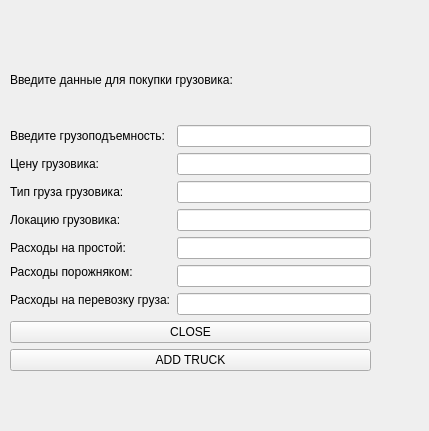
<?xml version="1.0" encoding="UTF-8"?>
<ui version="4.0">
 <class>Purchase_window</class>
 <widget class="QWidget" name="Purchase_window">
  <property name="geometry">
   <rect>
    <x>0</x>
    <y>0</y>
    <width>429</width>
    <height>431</height>
   </rect>
  </property>
  <property name="windowTitle">
   <string>Form</string>
  </property>
  <widget class="QWidget" name="">
   <property name="geometry">
    <rect>
     <x>10</x>
     <y>40</y>
     <width>361</width>
     <height>351</height>
    </rect>
   </property>
   <layout class="QVBoxLayout" name="verticalLayout_2">
    <item>
     <layout class="QVBoxLayout" name="verticalLayout">
      <item>
       <widget class="QLabel" name="label">
        <property name="text">
         <string>Введите данные для покупки грузовика:</string>
        </property>
       </widget>
      </item>
      <item>
       <layout class="QGridLayout" name="gridLayout">
        <item row="0" column="0">
         <widget class="QLabel" name="label_2">
          <property name="text">
           <string>Введите грузоподъемность:</string>
          </property>
         </widget>
        </item>
        <item row="0" column="1">
         <widget class="QLineEdit" name="capacity_edit"/>
        </item>
        <item row="1" column="0">
         <widget class="QLabel" name="label_3">
          <property name="text">
           <string>Цену грузовика:</string>
          </property>
         </widget>
        </item>
        <item row="1" column="1">
         <widget class="QLineEdit" name="price_edit"/>
        </item>
        <item row="2" column="0">
         <widget class="QLabel" name="label_4">
          <property name="text">
           <string>Тип груза грузовика:</string>
          </property>
         </widget>
        </item>
        <item row="2" column="1">
         <widget class="QLineEdit" name="cargo_type"/>
        </item>
        <item row="3" column="0">
         <widget class="QLabel" name="label_5">
          <property name="text">
           <string>Локацию грузовика:</string>
          </property>
         </widget>
        </item>
        <item row="3" column="1">
         <widget class="QLineEdit" name="cityedit"/>
        </item>
        <item row="4" column="0">
         <widget class="QLabel" name="label_6">
          <property name="text">
           <string>Расходы на простой:</string>
          </property>
         </widget>
        </item>
        <item row="4" column="1">
         <widget class="QLineEdit" name="lineEdit"/>
        </item>
        <item row="5" column="0">
         <widget class="QLabel" name="label_7">
          <property name="text">
           <string>Расходы порожняком:</string>
          </property>
         </widget>
        </item>
        <item row="5" column="1" rowspan="2">
         <widget class="QLineEdit" name="lineEdit_2"/>
        </item>
        <item row="6" column="0" rowspan="2">
         <widget class="QLabel" name="label_8">
          <property name="text">
           <string>Расходы на перевозку груза:</string>
          </property>
         </widget>
        </item>
        <item row="7" column="1">
         <widget class="QLineEdit" name="lineEdit_3"/>
        </item>
       </layout>
      </item>
     </layout>
    </item>
    <item>
     <widget class="QPushButton" name="closebuttom">
      <property name="text">
       <string>CLOSE</string>
      </property>
     </widget>
    </item>
    <item>
     <widget class="QPushButton" name="addbuttom">
      <property name="text">
       <string>ADD TRUCK</string>
      </property>
     </widget>
    </item>
    <item>
     <spacer name="horizontalSpacer">
      <property name="orientation">
       <enum>Qt::Horizontal</enum>
      </property>
      <property name="sizeHint" stdset="0">
       <size>
        <width>40</width>
        <height>20</height>
       </size>
      </property>
     </spacer>
    </item>
   </layout>
  </widget>
 </widget>
 <resources/>
 <connections/>
</ui>
